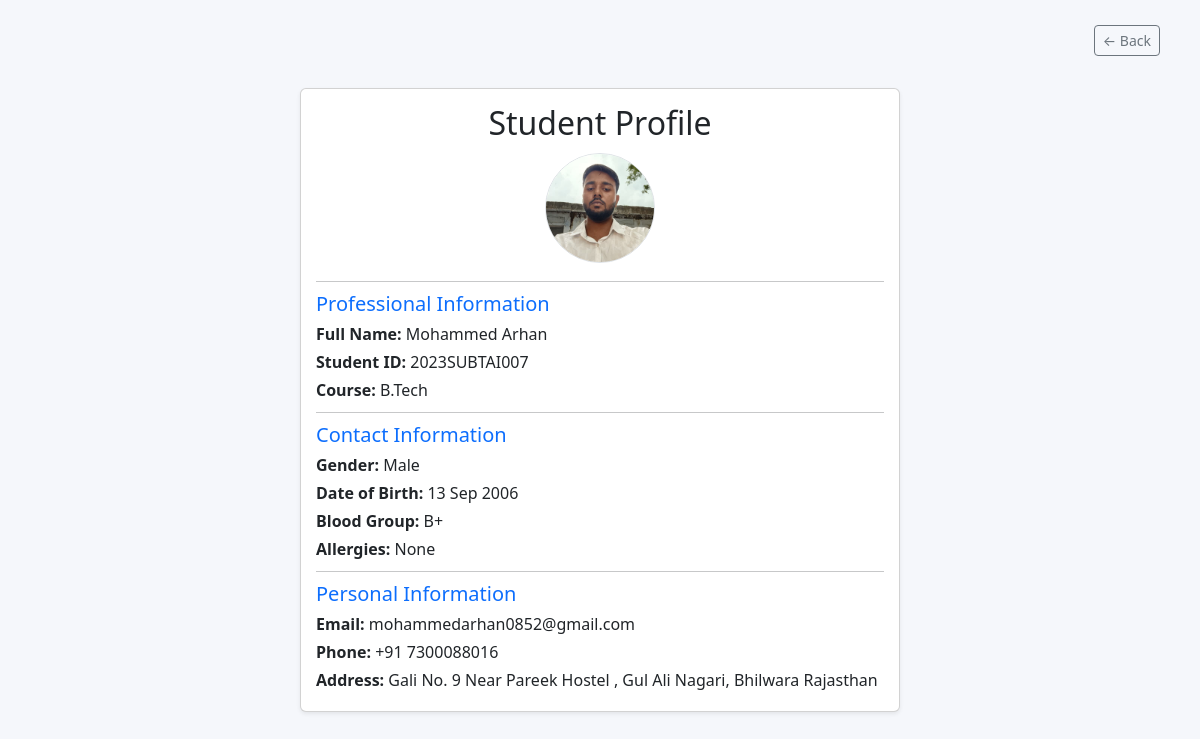
The app's page /student-profile/ (signed in) with its own data.
### health/models.py (models this page shows, shortened)
class Student(models.Model):
    user = models.OneToOneField(User, on_delete=models.CASCADE)
    student_id = models.CharField(max_length=20)
    course = models.CharField(max_length=100)
    phone = models.CharField(max_length=15, blank=True)
    profile_photo = models.ImageField(upload_to='student_profiles/', null=True, blank=True)
    blood_group = models.CharField(max_length=5, blank=True)
    allergies = models.TextField(blank=True)
    gender = models.CharField(max_length=10, blank=True)
    date_of_birth = models.DateField(null=True, blank=True)
    address = models.TextField(blank=True)

### health/views.py (the view)
# urls.py: path('student-profile/', views.student_profile, name='student_profile'),
def student_profile(request):
    student = Student.objects.get(user=request.user)
    return render(request,'student_profile.html',{
        'student': student
    })

### health/templates/student_profile.html (shortened to what this page needs)
<link href="https://cdn.jsdelivr.net/npm/bootstrap@5.3.0/dist/css/bootstrap.min.css" rel="stylesheet">
<div class="back-btn">
    <a href="/student/" class="btn btn-outline-secondary btn-sm">← Back</a>
</div>
<div class="center-page">
    <div class="profile-card">
        <div class="card shadow-sm">
            <div class="card-body text-center">
                <h2>Student Profile</h2>
                {% if student.profile_photo %}
                <img src="{{ student.profile_photo.url }}" class="rounded-circle mb-2 border" width="110" height="110" style="object-fit:cover">
                {% else %}
                <div class="mb-2">
                    <div class="bg-primary text-white rounded-circle d-inline-flex align-items-center justify-content-center" style="width:110px;height:110px;font-size:30px">
                        {{ student.user.username|first|upper }}
                    </div>
                </div>
                {% endif %}
                <hr>
                <div class="text-start">
                    <h5 class="text-primary">Professional Information</h5>
                    <p><strong>Full Name:</strong> {{ student.user.get_full_name }}</p>
                    <p><strong>Student ID:</strong> {{ student.student_id }}</p>
                    <p><strong>Course:</strong> {{ student.course }}</p>
                    <hr>
                    <h5 class="text-primary">Contact Information</h5>
                    <p><strong>Gender:</strong> {{ student.gender }}</p>
                    <p><strong>Date of Birth:</strong> {{ student.date_of_birth|date:"d M Y" }}</p>
                    <p><strong>Blood Group:</strong> {{ student.blood_group }}</p>
                    <p><strong>Allergies:</strong> {{ student.allergies }}</p>
                    <hr>
                    <h5 class="text-primary">Personal Information</h5>
                    <p><strong>Email:</strong> {{ student.user.email }}</p>
                    <p><strong>Phone:</strong> {{ student.phone }}</p>
                    <p><strong>Address:</strong> {{ student.address }}</p>
                </div>
            </div>
        </div>
    </div>
</div>

### health/templates/student_profile.html (style rules this page uses)
.center-page { height:100vh;display:flex;justify-content:center;align-items:center; }
.profile-card { width:600px; }
.card-body { padding:15px; }
h2 { margin-bottom:10px; }
h5 { margin-bottom:6px; }
p { margin-bottom:4px; }
hr { margin:10px 0; }
.back-btn { position:absolute;top:25px;right:40px; }

### records on screen
Student: profile_photo (picture), user.get_full_name "Mohammed Arhan", student_id "2023SUBTAI007", course "B.Tech", gender "Male", date_of_birth "13 Sep 2006", blood_group "B+", allergies "None", user.email "mohammedarhan0852@gmail.com", phone "+91 7300088016", address "Gali No. 9 Near Pareek Hostel , Gul Ali Nagari, Bhilwara Rajasthan"
